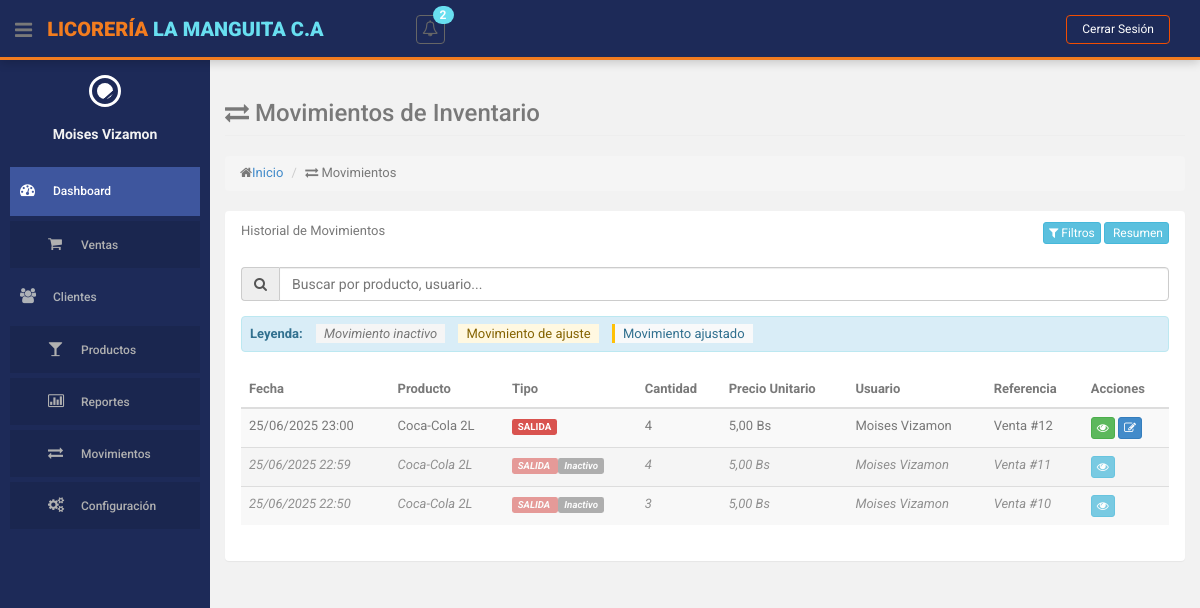
Before: /index.php?action=movimientos-inventario (signed in) with the older database file.
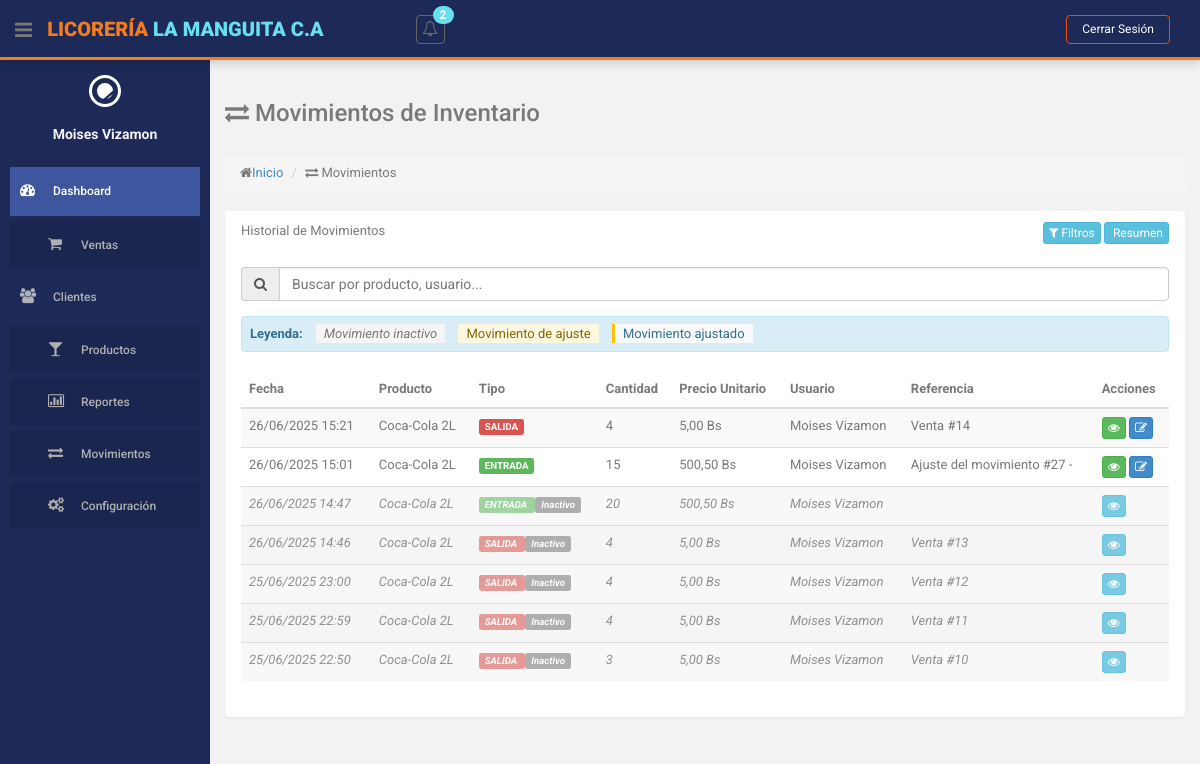
After: the same page with the newer database file.
### tables this page shows
CREATE TABLE `movimientos_inventario` (
  `id` int(11) NOT NULL,
  `id_producto` int(10) NOT NULL,
  `tipo_movimiento` enum('ENTRADA','SALIDA','AJUSTE') NOT NULL,
  `cantidad` int(11) NOT NULL,
  `precio_unitario` decimal(10,2) DEFAULT NULL,
  `id_referencia` int(11) DEFAULT NULL COMMENT 'ID de la tabla referencia (venta, compra, etc)',
  `tipo_referencia` varchar(50) DEFAULT NULL COMMENT 'Tipo de referencia (VENTA, COMPRA, etc)',
  `fecha_movimiento` datetime NOT NULL DEFAULT current_timestamp(),
  `id_usuario` int(10) NOT NULL,
  `observaciones` varchar(255) DEFAULT NULL,
  `id_estatus` int(11) NOT NULL DEFAULT 1,
  `id_movimiento_original` int(11) DEFAULT NULL,
  `fecha_actualizacion` datetime DEFAULT NULL
);

CREATE TABLE `producto` (
  `id` int(10) NOT NULL,
  `descripcion` varchar(255) NOT NULL,
  `cantidad` int(255) NOT NULL,
  `precio` decimal(10,2) NOT NULL,
  `id_categoria` int(11) NOT NULL,
  `id_estatus` int(11) NOT NULL
);

### controllers/MovimientoInventarioController.php (called while the page is built, shortened)
<?php
class MovimientoInventarioController
{
    private $model;
    public function __construct()
    {
        require_once ROOT_PATH . 'models/MovimientoInventarioModel.php';
        $this->model = new MovimientoInventarioModel();
    }
    public function index()
    {
        $movimientos = $this->model->obtenerTodosMovimientos();
        $this->loadView('movimientos_inventario/index', ['movimientos' => $movimientos]);
    }
    private function loadView($view, $data = [])
    {
        extract($data);
        require ROOT_PATH . 'views/layouts/header.php';
        require ROOT_PATH . 'views/' . $view . '.php';
        require ROOT_PATH . 'views/layouts/footer.php';
    }
}

### models/MovimientoInventarioModel.php (called while the page is built, shortened)
<?php
class MovimientoInventarioModel
{
    private $db;
    public function __construct()
    {
        require_once ROOT_PATH . 'config/database.php';
        $database = new Database();
        $this->db = $database->getConnection();
    }
    public function obtenerTodosMovimientos()
    {
        $query = "SELECT mi.*,
                  p.descripcion as producto,
                  CONCAT(u.nombres, ' ', u.apellidos) as usuario,
                  e.nombre as estado,
                  (SELECT COUNT(*) FROM movimientos_inventario WHERE id_movimiento_original = mi.id) as tiene_ajuste,
                  CASE
                    WHEN mi.tipo_referencia = 'VENTA' THEN CONCAT('Venta #', mi.id_referencia)
                    WHEN mi.tipo_referencia = 'COMPRA' THEN CONCAT('Compra #', mi.id_referencia)
                    ELSE mi.observaciones
                  END as referencia
                  FROM movimientos_inventario mi
                  JOIN producto p ON mi.id_producto = p.id
                  JOIN usuarios u ON mi.id_usuario = u.id
                  JOIN estatus e ON mi.id_estatus = e.id
                  ORDER BY mi.fecha_movimiento DESC";
        $stmt = $this->db->prepare($query);
        $stmt->execute();
        return $stmt->fetchAll(PDO::FETCH_ASSOC);
    }
}

### config/database.php (called while the page is built, shortened)
<?php
class Database {
    private $host = 'localhost';
    private $db_name = 'licoreria';
    private $username = 'root';
    private $password = '';
    public function getConnection() {
        $this->conn = null;
        try {
            $this->conn = new PDO(
                "mysql:host=" . $this->host . ";dbname=" . $this->db_name,
                $this->username,
                $this->password
            );
            $this->conn->exec("set names utf8");
            $this->conn->setAttribute(PDO::ATTR_ERRMODE, PDO::ERRMODE_EXCEPTION);
        } catch(PDOException $exception) {
            echo "Error de conexión: " . $exception->getMessage();
        }
        return $this->conn;
    }
}
?>

### views/movimientos_inventario/index.php (the view, shortened to what the rows shown need)
<section id="main-content">
    <section class="wrapper">
        <div class="row">
            <div class="col-lg-12">
                <section class="panel">
                    <div class="panel-body">
                        <table id="tablaMovimientos" class="table table-striped table-advance table-hover">
                            <thead>
                                <tr>
                                    <th>Fecha</th>
                                    <th>Producto</th>
                                    <th>Tipo</th>
                                    <th>Cantidad</th>
                                    <th>Precio Unitario</th>
                                    <th>Usuario</th>
                                    <th>Referencia</th>
                                    <th>Acciones</th>
                                </tr>
                            </thead>
                            <tbody>
                                <?php foreach ($movimientos as $movimiento): ?>
                                    <?php
                                    $tiene_ajuste = isset($movimiento['tiene_ajuste']) ? $movimiento['tiene_ajuste'] : 0;
                                    $es_ajuste = $movimiento['tipo_movimiento'] == 'AJUSTE';
                                    $es_inactivo = $movimiento['id_estatus'] == 2;
                                    ?>
                                    <tr class="<?php
                                        if ($es_inactivo || ($tiene_ajuste > 0 && ($movimiento['tipo_movimiento'] == 'SALIDA' || $movimiento['tipo_movimiento'] == 'ENTRADA'))) {
                                            echo 'inactive-movement';
                                        } elseif ($es_ajuste) {
                                            echo 'adjustment-movement';
                                        } else {
                                            echo '';
                                        }
                                    ?>">
                                        <td><?= date('d/m/Y H:i', strtotime($movimiento['fecha_movimiento'])); ?></td>
                                        <td><?= htmlspecialchars($movimiento['producto']); ?></td>
                                        <td>
                                            <span class="label label-<?= $movimiento['tipo_movimiento'] == 'ENTRADA' ? 'success' : ($movimiento['tipo_movimiento'] == 'SALIDA' ? 'danger' : 'warning'); ?>">
                                                <?= $movimiento['tipo_movimiento']; ?>
                                            </span>
                                            <?php if ($es_inactivo): ?>
                                                <span class="label label-default">Inactivo</span>
                                            <?php elseif ($tiene_ajuste > 0): ?>
                                                <span class="label label-info">Ajustado</span>
                                            <?php endif; ?>
                                        </td>
                                        <td><?= $movimiento['cantidad']; ?></td>
                                        <td><?= number_format($movimiento['precio_unitario'], 2, ',', '.'); ?> Bs</td>
                                        <td><?= $movimiento['usuario']; ?></td>
                                        <td><?= $movimiento['referencia'] ?? 'N/A'; ?></td>
                                        <td>
                                            <?php if (!$es_inactivo && $tiene_ajuste == 0): ?>
                                                <a href="<?= BASE_URL ?>index.php?action=movimientos-inventario&method=mostrar&id=<?= $movimiento['id']; ?>"
                                                    class="btn btn-success btn-xs" title="Ver Detalles">
                                                    <i class="fa fa-eye"></i>
                                                </a>
                                                <?php if (($movimiento['tipo_movimiento'] == 'SALIDA' && $movimiento['tipo_referencia'] == 'VENTA') ||
                                                          ($movimiento['tipo_movimiento'] == 'AJUSTE' && $movimiento['tipo_referencia'] == 'VENTA')): ?>
                                                    <a href="<?= BASE_URL ?>index.php?action=movimientos-inventario&method=modificarVenta&id=<?= $movimiento['id_referencia'] ?>"
                                                       class="btn btn-primary btn-xs" title="Modificar Venta">
                                                        <i class="fa fa-edit"></i>
                                                    </a>
                                                <?php elseif ($movimiento['tipo_movimiento'] == 'ENTRADA' ||
                                                            ($movimiento['tipo_movimiento'] == 'AJUSTE' && $movimiento['tipo_referencia'] != 'VENTA')): ?>
                                                    <a href="<?= BASE_URL ?>index.php?action=movimientos-inventario&method=editar&id=<?= $movimiento['id'] ?>"
                                                       class="btn btn-primary btn-xs" title="Editar Entrada">
                                                        <i class="fa fa-edit"></i>
                                                    </a>
                                                <?php endif; ?>
                                            <?php elseif ($tiene_ajuste > 0): ?>
                                                <a href="<?= BASE_URL ?>index.php?action=movimientos-inventario&method=mostrar&id=<?= $movimiento['id'] ?>"
                                                   class="btn btn-info btn-xs" title="Ver Detalle">
                                                    <i class="fa fa-eye"></i>
                                                </a>
                                            <?php endif; ?>
                                        </td>
                                    </tr>
                                <?php endforeach; ?>
                            </tbody>
                        </table>
                    </div>
                </section>
            </div>
        </div>
    </section>
</section>

Changed rows visible on the page:
added movimientos_inventario: fecha_movimiento "26/06/2025 15:21", id_producto.descripcion "Coca-Cola 2L", tipo_movimiento "SALIDA", cantidad "4", precio_unitario "5,00", usuario "Moises Vizamon", referencia "Venta #14"
added movimientos_inventario: fecha_movimiento "26/06/2025 15:01", id_producto.descripcion "Coca-Cola 2L", tipo_movimiento "ENTRADA", cantidad "15", precio_unitario "500,50", usuario "Moises Vizamon", referencia "Ajuste del movimiento #27 -"
added movimientos_inventario: fecha_movimiento "26/06/2025 14:47", id_producto.descripcion "Coca-Cola 2L", tipo_movimiento "ENTRADA", shows "Inactivo", cantidad "20", precio_unitario "500,50", usuario "Moises Vizamon"
added movimientos_inventario: fecha_movimiento "26/06/2025 14:46", id_producto.descripcion "Coca-Cola 2L", tipo_movimiento "SALIDA", shows "Inactivo", cantidad "4", precio_unitario "5,00", usuario "Moises Vizamon", referencia "Venta #13"
changed movimientos_inventario (number 5 of 7 on the later page): now shows "Inactivo"
